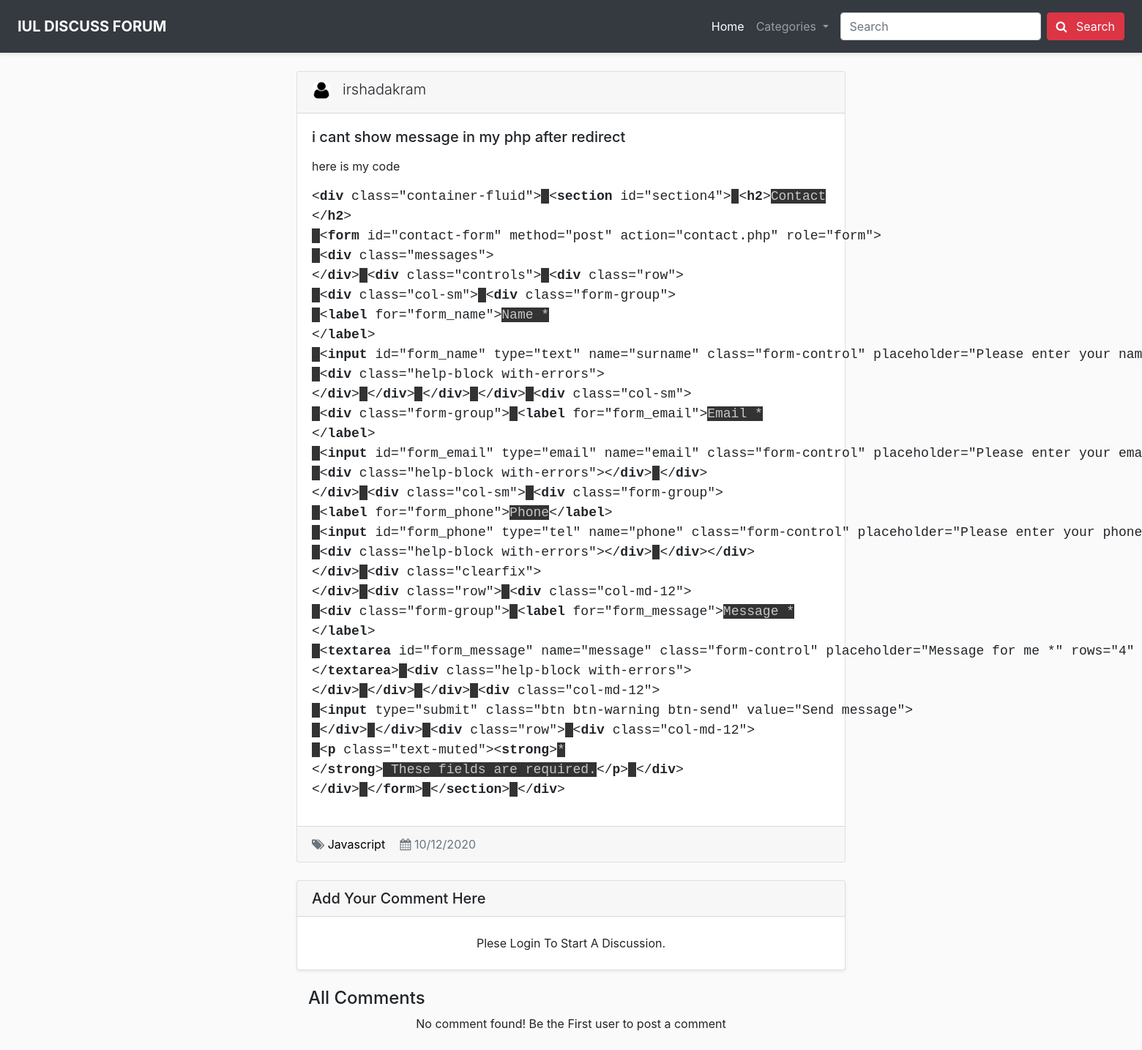
The page /read_thread.php?thread_title=i cant show message in my php after redirect on the database its author committed.
### tables this page shows
CREATE TABLE `threads` (
  `thread_id` int(255) NOT NULL,
  `thread_title` text NOT NULL,
  `thread_description` longtext NOT NULL,
  `thread_category_name` varchar(255) NOT NULL,
  `thread_username` varchar(255) NOT NULL,
  `thread_datetime` datetime NOT NULL DEFAULT current_timestamp()
);

### read_thread.php (the view, shortened to what this page needs)
<?php include "header.php"?>
<div class="container my-4  col-md-6">
            <div class="thread-post my-4">
                    <?php
                        include 'db_connect.php';
                        $thread_title = $_GET['thread_title'];
                        $sql = "SELECT * FROM `threads` WHERE `thread_title` = '$thread_title' ";
                        $result = mysqli_query($conn,$sql);
                        if($num = mysqli_num_rows($result) > 0){
                        while($row = mysqli_fetch_assoc($result)){
                            $db_date = $row['thread_datetime'];
                            $date = new DateTime($db_date);
                                echo' <div class="card ">
                                        <div class="card-header media">
                                        <img src="image/user-icon.png" class="mr-3 rounded-circle" alt="..." width="26">
                                        <span><h6 class="mt-0 lead">'.$row['thread_username'].'</h6></span>
                                        </div>
                                        <div class="card-body">
                                            <h5 class="card-title">'.$row['thread_title'].'</h5>
                                            <p class="card-text">'.$row['thread_description'].'</p>
                                        </div>
                                        <div class="card-footer text-muted">
                                        <div class="post-information">
                                        <span>
                                        <i class="fa fa-tags " aria-hidden="true"></i>
                                        <a href="thread_category.php?category_name='.$row['thread_category_name'].'">'.$row['thread_category_name'].'</a>
                                    </span>
                                    <span>
                                        <i class="fa fa-calendar ml-3" aria-hidden="true"></i>
                                        '.date_format($date, 'd/m/Y').'
                                    </span>
                                        </div>
                                        </div>
                                      </div>';
                                    }
                                }
                              ?>
            </div>
        <div class="add-comment">
            <div class="card shadow-sm">
                <h5 class="card-header">Add Your Comment Here</h5>
                <?php
               if(isset($_SESSION['username']) && $_SESSION['loggedin'] == true){
                    echo '  <div class="card-body">
                                <form action="'. $_SERVER['REQUEST_URI'].'" method="post">
                                <div class="form-group">
                                    <textarea class="form-control" name="comment_content" id="comment_content" rows="2"></textarea>
                                </div>
                                <button type="submit" name="postCommentBtn" class="btn btn-danger ">Post Comment</button>
                                </form>
                            </div>';
               }else{
                  echo ' <p class="text-center my-4">Plese Login To Start A Discussion.</p>';
               }
              ?>
            </div>
        </div>
        <div class="all-comments mt-4">
            <h4 class="ml-3 mt-4">All Comments</h4>
            <?php
               include 'db_connect.php';
               $comment_title = $_GET["thread_title"];
               $sql1 = "SELECT * FROM `comments` WHERE `comment_thread_title` = '$comment_title'
               ORDER BY `comment_id` DESC";
               $result1 = mysqli_query($conn,$sql1);
               $num1 = mysqli_num_rows($result1);
               if($num1 > 0){
                       while($row1 = mysqli_fetch_assoc($result1)){
                        $db_date = $row['thread_datetime'];
                        $date = new DateTime($db_date);
                           echo '<div class="media  py-3 px-3 ">
                                    <img src="image/user-icon.png" class="mr-3" alt="..." width="26px">
                                    <div class="media-body">
                                        <h5 class="mt-0">'.$row1['comment_by'].'<span class="ml-2"> '.date_format($date, 'd/m/Y').'</span></h5>
                                        <p>'.$row1['comment_content'].'</p>
                                    </div>
                                </div>';
                       }
                    }else{
                        echo '<p class="text-center"> No comment found! Be the First user to post a comment </p>';
                    }
            ?>
        </div>
</div>

### header.php (style rules this page uses)
* { margin: 0px; padding: 0px; box-sizing: border-box; }
body { background-color: #FAFAFA; }
a { color: black; }

### rows shown on the page
threads: thread_username "irshadakram", thread_title "i cant show message in my php after redirect", thread_description "here is my code < div class = \"container-fluid\" > < section id = \"section4\" > < h2 > Contact </ h2 > < form id = \"contact-form\" method = \"post\" action = \"contact.php\" role = \"form\" > < div class = \"messages\" > </ div > < div class = \"controls\" > < div class = \"row\" > < div class = \"col-sm\" > < div class = \"form-group\" > < label for = \"form_name\" > Name * </ label > < input id = \"form_name\" type = \"text\" name = \"surname\" class = \"form-control\" placeholder = \"Please enter your < div class = \"help-block with-errors\" > </ div > </ div > </ div > </ div > < div class = \"col-sm\" > < div class = \"form-group\" > < label for = \"form_email\" > Email * </ label > < input id = \"form_email\" type = \"email\"…", thread_category_name "Javascript", thread_datetime "10/12/2020"
